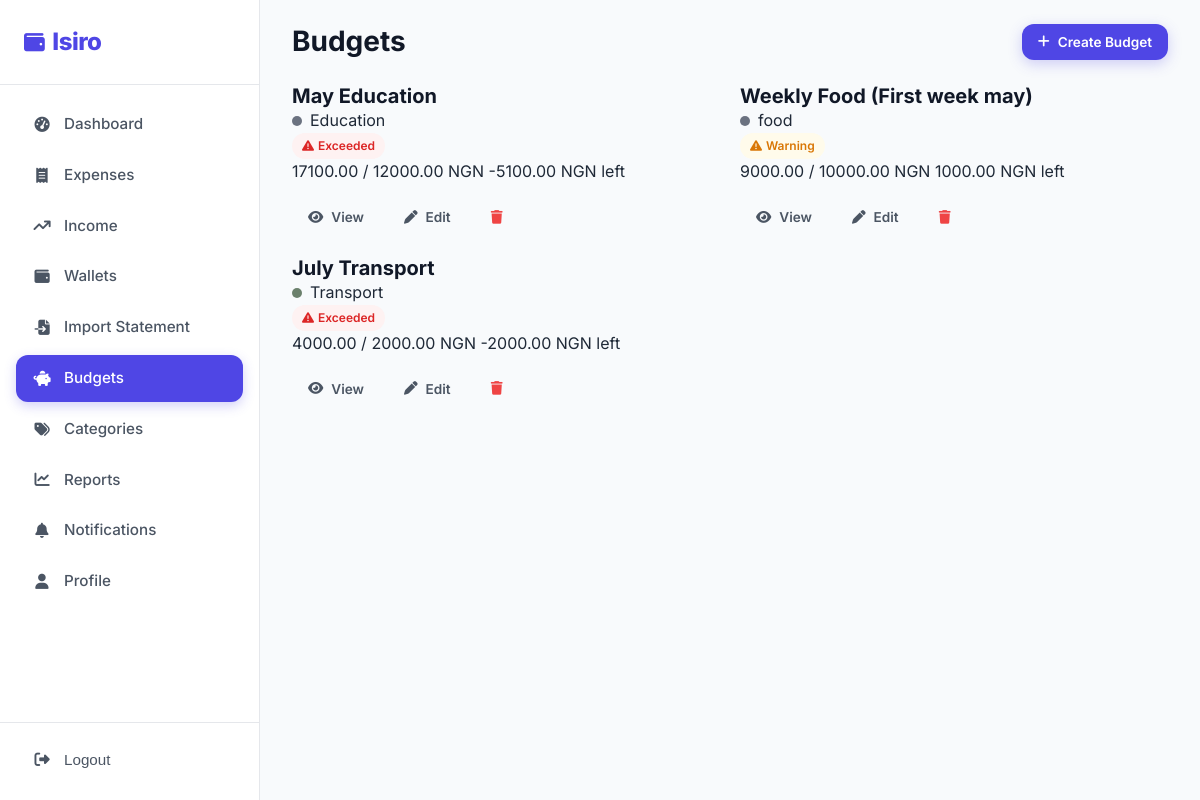
The page /budgets/ (signed in) on the database its author committed.
### budgets/models.py (models this page shows, shortened)
class Budget(models.Model):
    class PeriodType(models.TextChoices):
        WEEKLY = "weekly", "Weekly"
        MONTHLY = "monthly", "Monthly"
        YEARLY = "yearly", "Yearly"
    user = models.ForeignKey(
        settings.AUTH_USER_MODEL, on_delete=models.CASCADE, related_name="budgets",
    )
    name = models.CharField(max_length=150)
    category = models.ForeignKey(
        Category, on_delete=models.CASCADE, related_name="budgets",
    )
    amount_limit = models.DecimalField(max_digits=12, decimal_places=2)
    period_type = models.CharField(
        max_length=10, choices=PeriodType.choices, default=PeriodType.MONTHLY,
    )
    start_date = models.DateField()
    end_date = models.DateField()
    alert_percentage = models.IntegerField(default=80)
    is_active = models.BooleanField(default=True)
    created_at = models.DateTimeField(auto_now_add=True)
    updated_at = models.DateTimeField(auto_now=True)
    class Meta:
        ordering = ["-created_at"]          # Newest budgets first
        verbose_name = "Budget"
        verbose_name_plural = "Budgets"
        unique_together = ["user", "category", "start_date"]
    @property
    def spent_amount(self):
        from expenses.models import Expense
        qs = Expense.objects.filter(
            user=self.user, category=self.category,
            transaction_type=Expense.TransactionType.EXPENSE,
            date__gte=self.start_date, date__lte=self.end_date,
        )
        return qs.aggregate(t=models.Sum("amount"))["t"] or 0
    @property
    def remaining(self):
        return self.amount_limit - self.spent_amount
    @property
    def spent_percentage(self):
        if self.amount_limit > 0:
            return min(100, int((self.spent_amount / self.amount_limit) * 100))
        return 0
    @property
    def is_warning(self):
        return self.spent_percentage >= self.alert_percentage
    @property
    def is_exceeded(self):
        return self.spent_amount >= self.amount_limit

### expenses/models.py (models this page shows, shortened)
class Category(models.Model):
    name = models.CharField(max_length=80)
    icon = models.CharField(max_length=50, default="fa-tag")
    color = models.CharField(max_length=20, default="#6B7280")
    is_default = models.BooleanField(default=False)
    user = models.ForeignKey(
        settings.AUTH_USER_MODEL,
        on_delete=models.CASCADE,
        related_name="categories",
        null=True,
        blank=True,
    )
    created_at = models.DateTimeField(auto_now_add=True)
    class Meta:
        verbose_name_plural = "Categories"
        ordering = ["name"]
        constraints = [
            models.UniqueConstraint(
                fields=["name", "user"], name="unique_category_per_user",
            ),
        ]

### users/models.py (models this page shows, shortened)
class User(AbstractUser):
    username = None  # remove the username field; use email instead
    full_name = models.CharField(max_length=150, blank=True)
    email = models.EmailField(unique=True)
    profile_image = models.ImageField(
        upload_to="profile_images/",
        blank=True,
        null=True,
    )
    currency = models.CharField(max_length=10, default="USD")
    monthly_budget_preference = models.DecimalField(max_digits=12, decimal_places=2, default=0)
    theme_preference = models.CharField(max_length=10, default="light", choices=[("light", "Light"), ("dark", "Dark")])
    notify_expenses = models.BooleanField(default=True)
    notify_budgets = models.BooleanField(default=True)
    notify_imports = models.BooleanField(default=True)
    created_at = models.DateTimeField(auto_now_add=True)
    USERNAME_FIELD = "email"
    REQUIRED_FIELDS = ["full_name"]
    objects = UserManager()

### budgets/views.py (the view)
# urls.py: path("", BudgetListView.as_view(), name="list"),
class BudgetListView(LoginRequiredMixin, View):
    login_url = "users:login"
    template_name = "budgets/budget_list.html"
    def get(self, request):
        budgets = Budget.objects.filter(user=request.user).select_related("category")
        return render(request, self.template_name, {"budgets": budgets, "currency": request.user.currency})

### templates/budgets/budget_list.html (shortened to what this page needs)
{% extends "base.html" %}
{% load static %}
{% block body_class %}app-page{% endblock %}
{% block content %}
<div class="app-layout">
    {% include "partials/sidebar.html" with active="budgets" %}
    <main class="main-content">
        <div class="topbar">
            <div style="display:flex; align-items:center; gap:16px;">
                <h1>Budgets</h1>
            </div>
            <div class="topbar-actions">
                <a href="{% url 'budgets:add' %}" class="btn btn-primary btn-sm">
                    <i class="fas fa-plus"></i> Create Budget
                </a>
            </div>
        </div>
        {% if budgets %}
        <div style="display:grid; grid-template-columns:repeat(auto-fit, minmax(320px, 1fr)); gap:20px;">
            {% for b in budgets %}
            <div class="budget-card {% if b.is_exceeded %}exceeded{% elif b.is_warning %}warning{% endif %}">
                <div class="budget-header">
                    <div>
                        <h4>{{ b.name }}</h4>
                        <span class="budget-category"><span class="cat-dot" style="background:{{ b.category.color }};"></span>{{ b.category.name }}</span>
                    </div>
                    {% if b.is_exceeded %}
                    <span class="badge badge-expense"><i class="fas fa-triangle-exclamation"></i> Exceeded</span>
                    {% elif b.is_warning %}
                    <span class="badge" style="background:var(--warning-50); color:var(--warning-600);"><i class="fas fa-triangle-exclamation"></i> Warning</span>
                    {% endif %}
                </div>
                <div class="budget-stats">
                    <span class="spent">{{ b.spent_amount|floatformat:2 }} / {{ b.amount_limit|floatformat:2 }} {{ currency }}</span>
                    <span class="remaining">{{ b.remaining|floatformat:2 }} {{ currency }} left</span>
                </div>
                <div style="display:flex; gap:8px; margin-top:16px;">
                    <a href="{% url 'budgets:detail' b.id %}" class="btn btn-ghost btn-sm"><i class="fas fa-eye"></i> View</a>
                    <a href="{% url 'budgets:edit' b.id %}" class="btn btn-ghost btn-sm"><i class="fas fa-pen"></i> Edit</a>
                    <a href="{% url 'budgets:delete' b.id %}" class="btn btn-ghost btn-sm" style="color:var(--danger-500);"><i class="fas fa-trash"></i></a>
                </div>
            </div>
            {% endfor %}
        </div>
        {% endif %}
    </main>
</div>
{% endblock %}

### static/css/style.css (style rules this page uses)
:root { --primary-50: #EEF2FF; --primary-100: #E0E7FF; --primary-200: #C7D2FE; --primary-300: #A5B4FC; --primary-400: #818CF8; --primary-500: #6366F1; --primary-600: #4F46E5; --primary-700: #4338CA; --primary-800: #3730A3; --success-50: #ECFDF5; --success-100: #D1FAE5; --success-500: #10B981; --success-600: #059669; --success-700: #047857; --danger-50: #FEF2F2; --danger-100: #FEE2E2; --danger-500: #EF4444; --danger-600: #DC2626; --danger-700: #B91C1C; --warning-50: #FFFBEB; --warning-100: #FEF3C7; --warning-500: #F59E0B; --warning-600: #D97706; --accent-500: #0EA5E9; --accent-600: #0284C7; --gray-50: #F9FAFB; --gray-100: #F3F4F6; --gray-200: #E5E7EB; --gray-300: #D1D5DB; --gray-400: #9CA3AF; --gray-500: #6B7280; --gray-600: #4B5563; --gray-700: #374151; --gray-800: #1F2937; --gray-900: #111827; --bg: #F8FAFC; --surface: #FFFFFF; --border: #E5E7EB; --shadow-sm: 0 1px 2px rgba(0,0,0,0.05); --shadow: 0 4px 12px rgba(0,0,0,0.07); --shadow-md: 0 8px 24px rgba(0,0,0,0.08); --shadow-lg: 0 16px 48px rgba(0,0,0,0.10); --r-sm: 8px; --r: 12px; --r-lg: 16px; --r-xl: 24px; --r-full: 9999px; --sp-1: 4px; --sp-2: 8px; --sp-3: 12px; --sp-4: 16px; --sp-5: 20px; --sp-6: 24px; --sp-8: 32px; --sp-10: 40px; --sp-12: 48px; --sp-16: 64px; --font: 'Inter', -apple-system, BlinkMacSystemFont, 'Segoe UI', sans-serif; }
*, *::before, *::after { box-sizing: border-box; margin: 0; padding: 0; }
html { scroll-behavior: smooth; }
body { font-family: var(--font); background: var(--bg); color: var(--gray-800); line-height: 1.5; -webkit-font-smoothing: antialiased; }
a { color: var(--primary-600); text-decoration: none; transition: color .2s; }
h1, h2, h3, h4 { line-height: 1.2; font-weight: 700; color: var(--gray-900); }
h1 { font-size: 2.5rem; }
h4 { font-size: 1.25rem; }
.btn { display: inline-flex; align-items: center; justify-content: center; gap: var(--sp-2); padding: 12px 24px; border: none; border-radius: var(--r); font-family: var(--font); font-size: 0.95rem; font-weight: 600; cursor: pointer; transition: all .2s ease; white-space: nowrap; position: relative; overflow: hidden; }
.btn-primary { background: var(--primary-600); color: #fff; box-shadow: 0 4px 14px rgba(79,70,229,0.25); }
.btn-ghost { background: transparent; color: var(--gray-600); }
.btn-sm { padding: 8px 16px; font-size: 0.85rem; }
.app-layout { display: flex; min-height: 100vh; }
.main-content { flex: 1; margin-left: 260px; padding: var(--sp-6) var(--sp-8); min-width: 0; }
.topbar { display: flex; align-items: center; justify-content: space-between; margin-bottom: var(--sp-6); }
.topbar h1 { font-size: 1.75rem; }
.topbar-actions { display: flex; gap: var(--sp-3); align-items: center; }
.badge { display: inline-flex; align-items: center; gap: 4px; padding: 4px 10px; border-radius: var(--r-full); font-size: 0.75rem; font-weight: 600; }
.badge-expense { background: var(--danger-50); color: var(--danger-600); }
.cat-dot { width: 10px; height: 10px; border-radius: 50%; display: inline-block; margin-right: 8px; }

### rows shown on the page
Budget: name "May Education", category.name "Education", shows "Exceeded", spent_amount "17100.00", amount_limit "12000.00", remaining "-5100.00"
User: currency "NGN"
Budget: name "Weekly Food (First week may)", category.name "food", alert_percentage "Warning", spent_amount "9000.00", amount_limit "10000.00", remaining "1000.00"
Budget: name "July Transport", category.name "Transport", shows "Exceeded", spent_amount "4000.00", amount_limit "2000.00", remaining "-2000.00"
